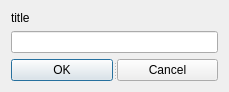
<?xml version="1.0" encoding="UTF-8"?>
<ui version="4.0">
 <class>LineEdit</class>
 <widget class="QDialog" name="LineEdit">
  <property name="geometry">
   <rect>
    <x>0</x>
    <y>0</y>
    <width>229</width>
    <height>87</height>
   </rect>
  </property>
  <property name="windowTitle">
   <string>Dialog</string>
  </property>
  <layout class="QGridLayout" name="gridLayout">
   <item row="0" column="0">
    <layout class="QVBoxLayout" name="verticalLayout">
     <item>
      <widget class="QLabel" name="title">
       <property name="text">
        <string>title</string>
       </property>
      </widget>
     </item>
     <item>
      <widget class="QLineEdit" name="lineEdit"/>
     </item>
     <item>
      <widget class="QSplitter" name="splitter">
       <property name="orientation">
        <enum>Qt::Horizontal</enum>
       </property>
       <widget class="QPushButton" name="ok">
        <property name="text">
         <string>OK</string>
        </property>
       </widget>
       <widget class="QPushButton" name="cancel">
        <property name="text">
         <string>Cancel</string>
        </property>
       </widget>
      </widget>
     </item>
    </layout>
   </item>
  </layout>
 </widget>
 <resources/>
 <connections/>
</ui>
